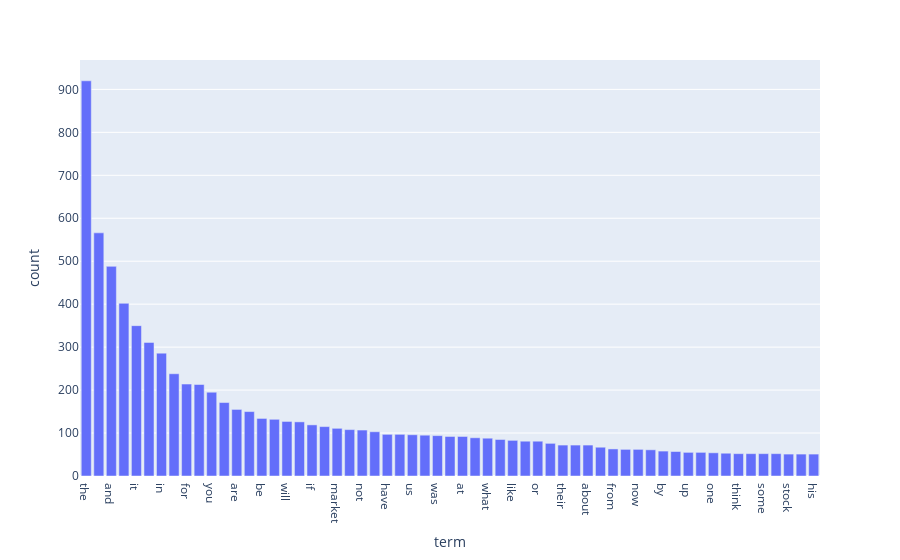

Notebook code for this chart:
### Markdown cell above
### >>> **Exercise 14 (Create meaningful visualization in term frequency distribution: sort by frequencies):** 
Additionally, you can attempt to sort the terms on the `x-axis` by frequency instead of in alphabetical order. This way the visualization is more meaninfgul and you will be able to observe the so called [long tail](https://en.wikipedia.org/wiki/Long_tail).

### Code cell
# Answer here
# order by frequencies
order = np.lexsort((np.arange(0,n_terms), term_frequencies_mine))[::-1]   # np.lexsort((a,b)): b 先排序，然後 a 按照 b 的順序排序後回傳索引值
df_terms_sort = df_terms.iloc[order]
thereshold = df_terms_sort['count'] > 50
fig = px.bar(
    data_frame=df_terms_sort.loc[thereshold],
    x='term',
    y='count'
)
fig.show()

### Figure 1 — Plotly figure (JSON) as saved in the notebook; plotly's stock layout.template omitted (floating-point values rounded to 4 significant figures)
{"data": [{"hovertemplate": "term=%{x}<br>count=%{y}<extra></extra>", "legendgroup": "", "marker": {"color": "#636efa", "pattern": {"shape": ""}}, "name": "", "orientation": "v", "showlegend": false, "textposition": "auto", "type": "bar", "x": ["the", "to", "and", "is", "it", "of", "in", "that", "for", "this", "you", "on", "are", "they", "be", "he", "will", "with", "if", "as", "market", "but", "not", "so", "have", "all", "us", "just", "was", "trump", "at", "my", "what", "can", "like", "we", "or", "has", "their", "china", "about", "more", "from", "there", "now", "no", "by", "re", "up", "how", "one", "do", "think", "them", "some", "even", "stock", "people", "his"], "xaxis": "x", "y": [920, 566, 488, 402, 350, 311, 286, 238, 214, 213, 195, 171, 155, 150, 134, 132, 127, 126, 119, 115, 111, 108, 107, 103, 97, 97, 96, 95, 94, 92, 92, 89, 88, 85, 83, 81, 81, 76, 72, 72, 72, 67, 63, 62, 62, 61, 58, 57, 55, 55, 54, 53, 52, 52, 52, 52, 51, 51, 51], "yaxis": "y"}], "layout": {"barmode": "relative", "legend": {"tracegroupgap": 0}, "margin": {"t": 60}, "xaxis": {"anchor": "y", "domain": [0, 1], "title": {"text": "term"}}, "yaxis": {"anchor": "x", "domain": [0, 1], "title": {"text": "count"}}}}
